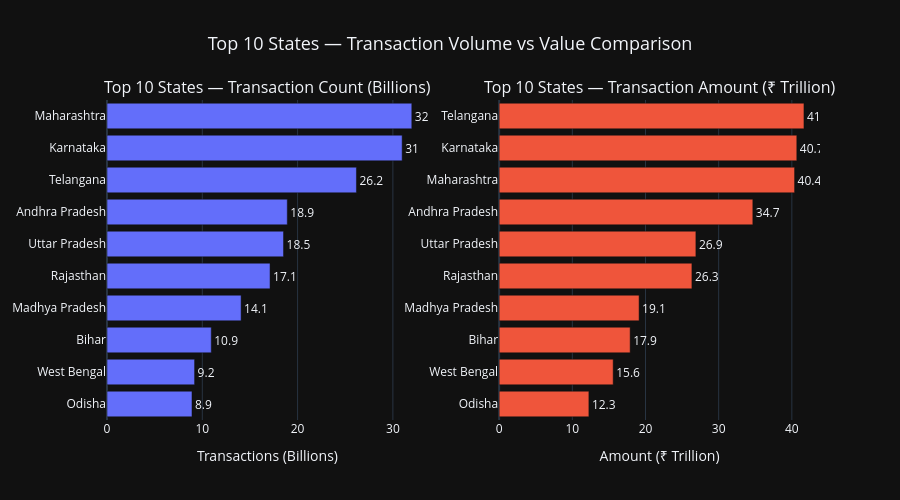

Write notebook code for a chart like this one.
### Markdown cell above
### Chart 2 — Top 10 States by Transaction Volume and Value
**Chart type:** Horizontal bar chart with dual comparison  
**Why this chart:** We need to compare two metrics (volume and value) 
across 10 states simultaneously. Horizontal bars are easier to read 
when state names are long. Showing both metrics side by side reveals 
the volume vs value gap between states.

### Code cell
# ============================================================
# CHART 2 - Top 10 States by Transaction Volume and Value
# Shows: Which states lead in transaction count vs amount
# Insight target: Maharashtra leads volume but Telangana
#                 leads value -- different market behaviors
# ============================================================

fig = make_subplots(
    rows=1, cols=2,
    subplot_titles=(
        'Top 10 States — Transaction Count (Billions)',
        'Top 10 States — Transaction Amount (₹ Trillion)'
    )
)

# Convert to readable units
df_states['transactions_billion'] = df_states['total_transactions'] / 1e9
df_states['amount_trillion'] = df_states['total_amount'] / 1e12

# Clean state names for display
df_states['state_clean'] = df_states['state'].str.replace('-', ' ').str.title()

# Sort separately for each chart
df_vol = df_states.sort_values('transactions_billion', ascending=True)
df_val = df_states.sort_values('amount_trillion', ascending=True)

# --- Left: Transaction count ---
fig.add_trace(
    go.Bar(
        y=df_vol['state_clean'],
        x=df_vol['transactions_billion'],
        orientation='h',
        marker_color='#636EFA',
        text=df_vol['transactions_billion'].round(1),
        textposition='outside',
        showlegend=False
    ),
    row=1, col=1
)

# --- Right: Transaction amount ---
fig.add_trace(
    go.Bar(
        y=df_val['state_clean'],
        x=df_val['amount_trillion'],
        orientation='h',
        marker_color='#EF553B',
        text=df_val['amount_trillion'].round(1),
        textposition='outside',
        showlegend=False
    ),
    row=1, col=2
)

fig.update_layout(
    title={
        'text': 'Top 10 States — Transaction Volume vs Value Comparison',
        'font': {'size': 18},
        'x': 0.5
    },
    height=500,
    template='plotly_dark'
)

fig.update_xaxes(title_text='Transactions (Billions)', row=1, col=1)
fig.update_xaxes(title_text='Amount (₹ Trillion)', row=1, col=2)

fig.show()

### Figure 1 — Plotly figure (JSON) as saved in the notebook; plotly's stock layout.template omitted (floating-point values rounded to 4 significant figures)
{"data": [{"marker": {"color": "#636EFA"}, "orientation": "h", "showlegend": false, "text": [8.9, 9.2, 10.9, 14.1, 17.1, 18.5, 18.9, 26.2, 31.0, 32.0], "textposition": "outside", "type": "bar", "x": [8.919, 9.191, 10.94, 14.07, 17.11, 18.52, 18.92, 26.17, 30.97, 31.99], "xaxis": "x", "y": ["Odisha", "West Bengal", "Bihar", "Madhya Pradesh", "Rajasthan", "Uttar Pradesh", "Andhra Pradesh", "Telangana", "Karnataka", "Maharashtra"], "yaxis": "y"}, {"marker": {"color": "#EF553B"}, "orientation": "h", "showlegend": false, "text": [12.3, 15.6, 17.9, 19.1, 26.3, 26.9, 34.7, 40.4, 40.7, 41.7], "textposition": "outside", "type": "bar", "x": [12.26, 15.58, 17.9, 19.13, 26.34, 26.89, 34.67, 40.37, 40.68, 41.66], "xaxis": "x2", "y": ["Odisha", "West Bengal", "Bihar", "Madhya Pradesh", "Rajasthan", "Uttar Pradesh", "Andhra Pradesh", "Maharashtra", "Karnataka", "Telangana"], "yaxis": "y2"}], "layout": {"annotations": [{"font": {"size": 16}, "showarrow": false, "text": "Top 10 States — Transaction Count (Billions)", "x": 0.225, "xanchor": "center", "xref": "paper", "y": 1, "yanchor": "bottom", "yref": "paper"}, {"font": {"size": 16}, "showarrow": false, "text": "Top 10 States — Transaction Amount (₹ Trillion)", "x": 0.775, "xanchor": "center", "xref": "paper", "y": 1, "yanchor": "bottom", "yref": "paper"}], "height": 500, "title": {"font": {"size": 18}, "text": "Top 10 States — Transaction Volume vs Value Comparison", "x": 0.5}, "xaxis": {"anchor": "y", "domain": [0, 0.45], "title": {"text": "Transactions (Billions)"}}, "xaxis2": {"anchor": "y2", "domain": [0.55, 1], "title": {"text": "Amount (₹ Trillion)"}}, "yaxis": {"anchor": "x", "domain": [0, 1]}, "yaxis2": {"anchor": "x2", "domain": [0, 1]}}}
